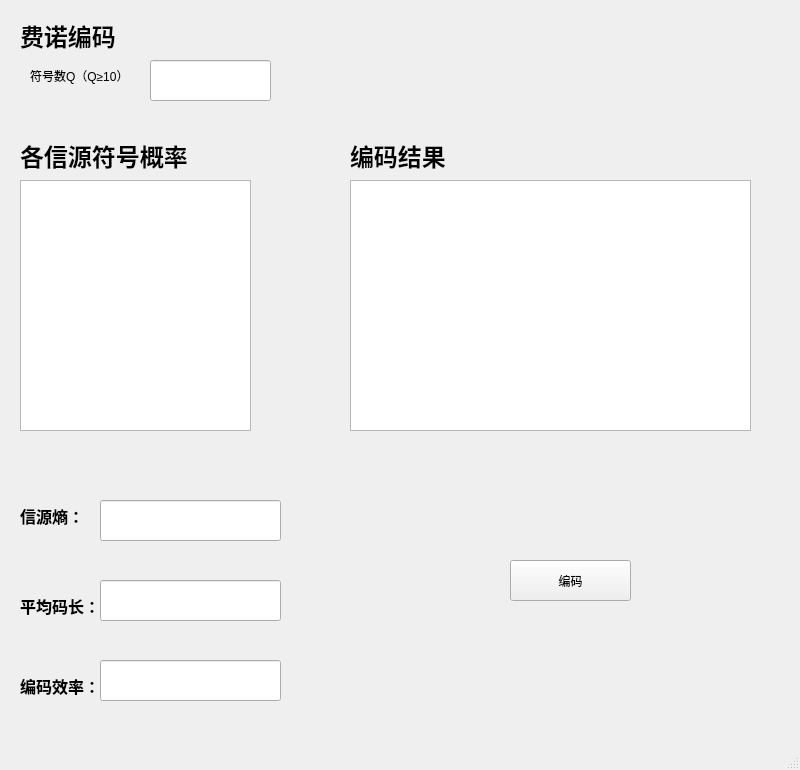
<?xml version="1.0" encoding="UTF-8"?>
<ui version="4.0">
 <class>MainWindow</class>
 <widget class="QMainWindow" name="MainWindow">
  <property name="geometry">
   <rect>
    <x>0</x>
    <y>0</y>
    <width>800</width>
    <height>770</height>
   </rect>
  </property>
  <property name="windowTitle">
   <string>费诺编码</string>
  </property>
  <widget class="QWidget" name="centralwidget">
   <widget class="QTextEdit" name="textEdit">
    <property name="geometry">
     <rect>
      <x>20</x>
      <y>180</y>
      <width>231</width>
      <height>251</height>
     </rect>
    </property>
   </widget>
   <widget class="QLineEdit" name="lineEdit_4">
    <property name="geometry">
     <rect>
      <x>100</x>
      <y>660</y>
      <width>181</width>
      <height>41</height>
     </rect>
    </property>
   </widget>
   <widget class="QLineEdit" name="lineEdit_2">
    <property name="geometry">
     <rect>
      <x>100</x>
      <y>500</y>
      <width>181</width>
      <height>41</height>
     </rect>
    </property>
   </widget>
   <widget class="QPushButton" name="pushButton">
    <property name="geometry">
     <rect>
      <x>510</x>
      <y>560</y>
      <width>121</width>
      <height>41</height>
     </rect>
    </property>
    <property name="text">
     <string>编码</string>
    </property>
   </widget>
   <widget class="QLineEdit" name="lineEdit_3">
    <property name="geometry">
     <rect>
      <x>100</x>
      <y>580</y>
      <width>181</width>
      <height>41</height>
     </rect>
    </property>
   </widget>
   <widget class="QTextEdit" name="textEdit_2">
    <property name="geometry">
     <rect>
      <x>350</x>
      <y>180</y>
      <width>401</width>
      <height>251</height>
     </rect>
    </property>
   </widget>
   <widget class="QLabel" name="label_8">
    <property name="geometry">
     <rect>
      <x>20</x>
      <y>130</y>
      <width>181</width>
      <height>51</height>
     </rect>
    </property>
    <property name="font">
     <font>
      <family>Arial</family>
      <pointsize>18</pointsize>
      <weight>75</weight>
      <bold>true</bold>
     </font>
    </property>
    <property name="text">
     <string>各信源符号概率</string>
    </property>
   </widget>
   <widget class="QLabel" name="label_10">
    <property name="geometry">
     <rect>
      <x>350</x>
      <y>130</y>
      <width>181</width>
      <height>51</height>
     </rect>
    </property>
    <property name="font">
     <font>
      <family>Arial</family>
      <pointsize>18</pointsize>
      <weight>75</weight>
      <bold>true</bold>
     </font>
    </property>
    <property name="text">
     <string>编码结果</string>
    </property>
   </widget>
   <widget class="QLabel" name="label_4">
    <property name="geometry">
     <rect>
      <x>20</x>
      <y>10</y>
      <width>141</width>
      <height>51</height>
     </rect>
    </property>
    <property name="font">
     <font>
      <family>Times New Roman</family>
      <pointsize>18</pointsize>
      <weight>75</weight>
      <bold>true</bold>
     </font>
    </property>
    <property name="text">
     <string>费诺编码</string>
    </property>
   </widget>
   <widget class="QLineEdit" name="lineEdit">
    <property name="geometry">
     <rect>
      <x>150</x>
      <y>60</y>
      <width>121</width>
      <height>41</height>
     </rect>
    </property>
    <property name="text">
     <string/>
    </property>
   </widget>
   <widget class="QLabel" name="label">
    <property name="geometry">
     <rect>
      <x>30</x>
      <y>50</y>
      <width>141</width>
      <height>51</height>
     </rect>
    </property>
    <property name="text">
     <string>符号数Q（Q≥10）</string>
    </property>
   </widget>
   <widget class="QLabel" name="label_13">
    <property name="geometry">
     <rect>
      <x>20</x>
      <y>660</y>
      <width>141</width>
      <height>51</height>
     </rect>
    </property>
    <property name="font">
     <font>
      <family>Arial</family>
      <pointsize>12</pointsize>
      <weight>75</weight>
      <bold>true</bold>
     </font>
    </property>
    <property name="text">
     <string>编码效率：</string>
    </property>
   </widget>
   <widget class="QLabel" name="label_11">
    <property name="geometry">
     <rect>
      <x>20</x>
      <y>490</y>
      <width>141</width>
      <height>51</height>
     </rect>
    </property>
    <property name="font">
     <font>
      <family>Arial</family>
      <pointsize>12</pointsize>
      <weight>75</weight>
      <bold>true</bold>
     </font>
    </property>
    <property name="text">
     <string>信源熵：</string>
    </property>
   </widget>
   <widget class="QLabel" name="label_12">
    <property name="geometry">
     <rect>
      <x>20</x>
      <y>580</y>
      <width>141</width>
      <height>51</height>
     </rect>
    </property>
    <property name="font">
     <font>
      <family>Arial</family>
      <pointsize>12</pointsize>
      <weight>75</weight>
      <bold>true</bold>
     </font>
    </property>
    <property name="text">
     <string>平均码长：</string>
    </property>
   </widget>
  </widget>
  <widget class="QMenuBar" name="menubar">
   <property name="geometry">
    <rect>
     <x>0</x>
     <y>0</y>
     <width>800</width>
     <height>23</height>
    </rect>
   </property>
  </widget>
  <widget class="QStatusBar" name="statusbar"/>
 </widget>
 <resources/>
 <connections/>
</ui>
